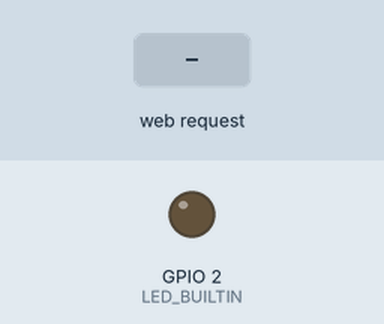
Simulated run of this sketch. Board: ESP32. On the bench: output pins drawn as LEDs (lit = HIGH). The inputs (shaded band) are chosen by the test bench. WiFi joins after 1.5 s; servers stay silent unless stated; what the sketch prints to the serial monitor is not drawn.

Above: at 2.7 s.
2.8 s: HTTP request GET /on received
At 3.4 s:
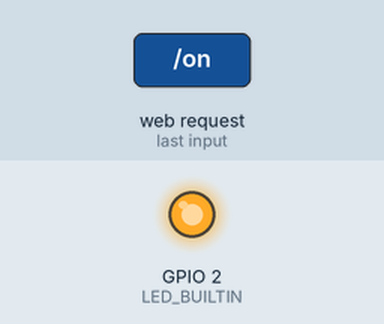
4.3 s: HTTP request GET /off received
At 4.6 s:
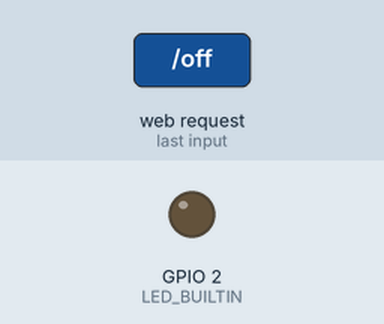
Timing chart, 0 to 7.3 s (numbered marks = the images above; inputs shaded):
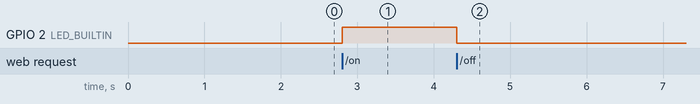

Measured:
- after the input at 2.8 s, GPIO 2 (LED_BUILTIN): LOW → HIGH at once
- after the input at 4.3 s, GPIO 2 (LED_BUILTIN): HIGH → LOW at once

The sketch:

server.ino
```cpp
#include <WiFi.h>
#include <WiFiClient.h>
#include <WebServer.h>
#include <ESPmDNS.h>
#include "index.h"

#define LED_BUILTIN 2   //Configura o pino do LED embutido

//Configura o nome da rede sem fio que se deseja conectar
const char *ssid = "iPhone do João";

//Configura a senha rede sem fio que se deseja conectar
const char *password = "11111111";

WebServer server(80);

void setup(void) {
  pinMode(LED_BUILTIN, OUTPUT);


  //Configura o baudrate da comunicação serial
  Serial.begin(115200);

  //Configura a conexão à rede sem fio
  Serial.println();
  Serial.print("Connecting to ");
  Serial.println(ssid);

  WiFi.begin(ssid, password);

  while (WiFi.status() != WL_CONNECTED) {
      delay(500);
      Serial.print(".");
  }

  Serial.println("");
  Serial.println("WiFi connected");
  Serial.println("IP address: ");
  Serial.println(WiFi.localIP());

  server.on("/", handleRoot);

  server.on("/on", handleOn);

  server.on("/off", handleOff);

  server.onNotFound(handleNotFound);

  server.begin();
  Serial.println("HTTP server started");
}

void loop(void) {
 server.handleClient();
 delay(2);
}

void handleRoot() {
 server.send(200, "text/html", INDEX_HTML);
}

void handleOn() {
 digitalWrite(LED_BUILTIN, 1);
 server.send(201, "text/html", "LED ON");
}

void handleOff() {
 digitalWrite(LED_BUILTIN, 0);
 server.send(201, "text/html", "LED OFF");
}

void handleNotFound() {
 digitalWrite(LED_BUILTIN, 1);
 String message = "File Not Found\n\n";
 message += "URI: ";
 message += server.uri();
 message += "\nMethod: ";
 message += (server.method() == HTTP_GET) ? "GET" : "POST";
 message += "\nArguments: ";
 message += server.args();
 message += "\n";
 for (uint8_t i = 0; i < server.args(); i++) {
   message += " " + server.argName(i) + ": " + server.arg(i) + "\n";
 }
 server.send(404, "text/plain", message);
 digitalWrite(LED_BUILTIN, 0);
}
```

index.h
```cpp
const char INDEX_HTML[] PROGMEM = R"=====(
<!DOCTYPE html>
<html>
<head>
<meta charset="UTF-8">
<meta name="viewport" content="width=device-width, initial-scale=1">
<link rel="stylesheet" href="https://cdnjs.cloudflare.com/ajax/libs/font-awesome/4.7.0/css/font-awesome.min.css">
<link href="https://cdn.jsdelivr.net/npm/bootstrap@5.3.0-alpha2/dist/css/bootstrap.min.css" rel="stylesheet" integrity="sha384-aFq/bzH65dt+w6FI2ooMVUpc+21e0SRygnTpmBvdBgSdnuTN7QbdgL+OapgHtvPp" crossorigin="anonymous">
<script src="https://cdn.jsdelivr.net/npm/bootstrap@5.3.0-alpha2/dist/js/bootstrap.bundle.min.js" integrity="sha384-qKXV1j0HvMUeCBQ+QVp7JcfGl760yU08IQ+GpUo5hlbpg51QRiuqHAJz8+BrxE/N" crossorigin="anonymous"></script>
<script src="https://code.jquery.com/jquery-3.6.4.min.js" integrity="sha256-oP6HI9z1XaZNBrJURtCoUT5SUnxFr8s3BzRl+cbzUq8=" crossorigin="anonymous"></script>
<style>
body {
  font-family: Arial, Helvetica, sans-serif;
}

.mobile-container {
  margin: auto;
  background-color: #23282B;
  height: 550px;
  color: white;
  border-radius: 10px;
}

.topnav {
  overflow: hidden;
  background-color: #333;
  position: relative;
}

.topnav #myLinks {
  display: none;
}

.topnav a {
  color: white;
  padding: 14px 16px;
  text-decoration: none;
  font-size: 17px;
  display: block;
}

.topnav a.icon {
  background: black;
  display: block;
  position: absolute;
  right: 0;
  top: 0;
}

.topnav a:hover {
  background-color: #ddd;
  color: black;
}

.active {
  background-color: #04AA6D;
  color: white;
}
</style>
</head>
<body>

<!-- Simulate a smartphone / tablet -->
<div class="mobile-container">

<!-- Top Navigation Menu -->
<div class="topnav">

  <div id="myLinks">
    <a href="/on">On</a>
    <a href="/off">Off</a>
  </div>
  <a href="javascript:void(0);" class="icon" onclick="myFunction()">
    <i class="fa fa-bars"></i>
  </a>
</div>

<div style="padding:16px">
  <h3>Seja bem-vindo ao nosso projeto A3</h3>

 <div class="form-check form-switch form-control-lg">
    <input class="form-check-input" type="checkbox" role="switch" id="flexSwitchCheckDefault" name="led">
    <label class="form-check-label" for="flexSwitchCheckDefault">Ligar/Desligar LED</label>
 </div>
 <div class="mb-3">
 </div>

 <div class="mb-3">
    <label for="result" class="form-label">Result:</label>
    <div id="result"></div>
  </div>

</div>
<div style="padding:12px"; font-size: 12px>
  <h6>Equipe</h6>
  <h6>João Pedro Faria</h6>
  <h6>João Victor Freitas Lopes</h6>
  <h6>Vinícius Arruda</h6>
  <h6>Marcos Vinicius Batista da Silva</h6>
  <h6>Luiz Claudio Amaral de Souza</h6>
  <h6>Felipe Santiago Cardoso</h6>
</div>
<!-- End smartphone / tablet look -->
</div>

<script>
function myFunction() {
  var x = document.getElementById("myLinks");
  if (x.style.display === "block") {
    x.style.display = "none";
  } else {
    x.style.display = "block";
  }
}

var checkbox = document.querySelector("input[name=led]");

checkbox.addEventListener('change', function() {
  if (this.checked) {
    $("#result").load( "/on");
  } else {
    $("#result").load( "/off");
  }
});

</script>

</body>
</html>
)=====";
```
